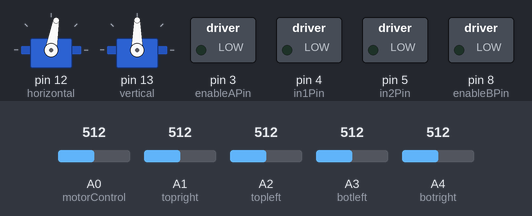
The sketch below on a simulated Arduino Uno, built with avr-gcc and run on an emulated ATmega328P. Shown: 2 × servo, switched loads named in the sketch (green lamp = pin HIGH). Inputs (shaded band) come from the test bench; at power-on: A1 (topright) = 512, A0 (motorControl) = 512, A3 (botleft) = 512, A4 (botright) = 512, A2 (topleft) = 512.

Above: at 1.2 s.
1.3 s: A1 (topright) set to 681
2.8 s: A1 (topright) set to 705
At 4.47 s:
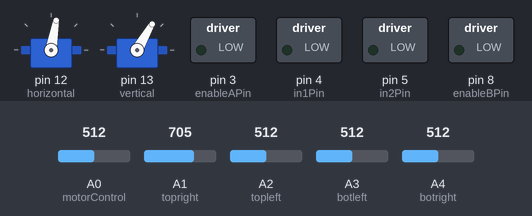
5.8 s: A0 (motorControl) set to 540
At 6.39 s:
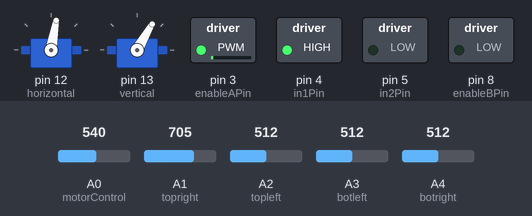
8.8 s: A3 (botleft) set to 540
At 9.4 s:
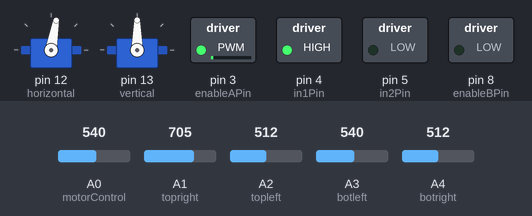
10.3 s: A4 (botright) set to 543
At 10.91 s:
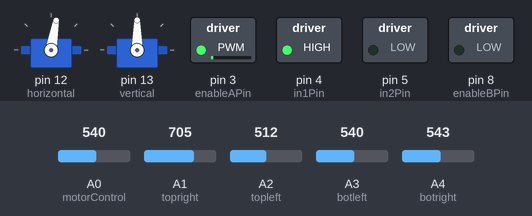
13.3 s: A2 (topleft) set to 110
At 13.53 s:
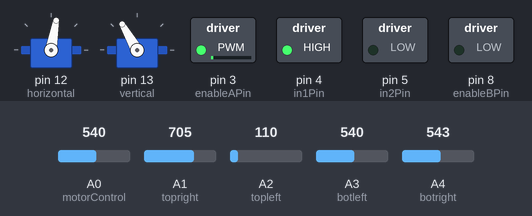
Timing chart, 0 to 17.3 s (numbered marks = the images above; inputs shaded):
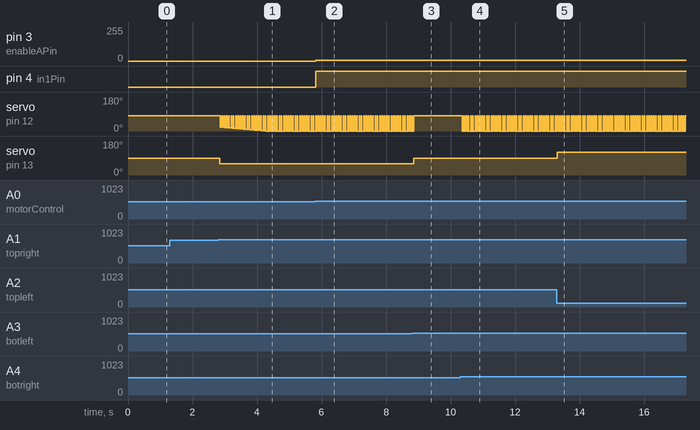

The sketch:

solar_chaser.ino
```cpp
#include <Servo.h>

// motor/joystick constants
int enableAPin = 3;
int in1Pin = 4;
int in2Pin = 5;
int enableBPin = 8;
int in4Pin = 9;
int in3Pin = 10;

// solar tracker constants
Servo horizontal; // horizontal servo
int servoh = 90;
int servohLimitHigh = 20;
int servohLimitLow = 160;

Servo vertical; // vertical servo
int servov = 90;
int servovLimitHigh = 60;
int servovLimitLow = 120;

// photoresistor pin connections
int topleft = A2; // yellow
int topright = A1; // orange
int botleft = A3; // green
int botright = A4; // blue


void setup() {
  pinMode(enableAPin, OUTPUT);
  pinMode(in1Pin, OUTPUT);
  pinMode(in2Pin, OUTPUT);

  horizontal.attach(12);
  vertical.attach(13);

  Serial.begin(9600);
}

void loop() {
  motorControl();

  // intiate servos
  horizontal.write(80);
  vertical.write(90);
  solarTrack();
}

void motorControl() {
  int motorPWMSpeed = 0;
  int joystickValue = analogRead(A0);   //Joystick gives values ranging from 0 to 1023. So we will consider center value as 512 and lets keep some deadband at center.

  if (joystickValue >= 530)           //This will move motor in forward direction
  {
    motorPWMSpeed = map(joystickValue, 530, 1023, 0, 255);
    digitalWrite(in1Pin, HIGH);
    digitalWrite(in2Pin, LOW);
    analogWrite(enableAPin, motorPWMSpeed);

    digitalWrite(in4Pin, HIGH);
    digitalWrite(in3Pin, LOW);
    analogWrite(enableBPin, motorPWMSpeed);
  }
  else if (joystickValue <= 490)      //This will move motor in reverse direction
  {
    motorPWMSpeed = map(joystickValue, 490, 0, 0, 255);
    digitalWrite(in1Pin, LOW);
    digitalWrite(in2Pin, HIGH);
    analogWrite(enableAPin, motorPWMSpeed);

    digitalWrite(in4Pin, LOW);
    digitalWrite(in3Pin, HIGH);
    analogWrite(enableBPin, motorPWMSpeed);
  }
  else                                 //Stop the motor
  {
    digitalWrite(in1Pin, LOW);
    digitalWrite(in2Pin, LOW);
    digitalWrite(in4Pin, LOW);
    digitalWrite(in3Pin, LOW);
  }
}

void solarTrack() {
  int lt = analogRead(topleft); // top left
  int rt = analogRead(topright); // top right
  int ld = analogRead(botleft); // down left
  int rd = analogRead(botright); // down right
  int dtime = 50; int tol = 90; // dtime=diffirence time, tol=toleransi
  int avt = (lt + rt) / 2; // average value top
  int avd = (ld + rd) / 2; // average value down
  int avl = (lt + ld) / 2; // average value left
  int avr = (rt + rd) / 2; // average value right
  int dvert = avt - avd; // check the diffirence of up and down
  int dhoriz = avl - avr;// check the diffirence og left and rigt

  if (-1*tol > dvert || dvert > tol) {
    if (avt > avd) {
      servov = ++servov;
    if (servov > servovLimitHigh)
      {servov = servovLimitHigh;}
    }
  else if (avt < avd)
    {servov= --servov;
    if (servov < servovLimitLow)
      { servov = servovLimitLow;}
    }
    vertical.write(servov);
  }
  if (-1*tol > dhoriz || dhoriz > tol) // check if the diffirence is in the tolerance else change horizontal angle
  {
    if (avl > avr) {
      servoh = ++servoh;
      delay(20);
      if (servoh < servohLimitLow) {
        servoh = servohLimitLow;
      }
    }
    else if (avl < avr) {
      servoh = --servoh;
      delay(20);
      if (servoh > servohLimitHigh) {
        servoh = servohLimitHigh;
      }
    }
    else if (avl = avr) {
      delay(5000);
      }
    horizontal.write(servoh);
    }
  delay(dtime);
}
```

Measured:
- the behaviour switches between 693 and 694 on A1 (topright) (found by bisection; images 0 and 1)
- the behaviour switches between 523 and 524 on A3 (botleft) (found by bisection; images 2 and 3)
- the behaviour switches between 528 and 529 on A4 (botright) (found by bisection; images 3 and 4)
- after the input at 1.3 s, every drawn part: stays the same
- after the input at 2.8 s, servo on pin 12 (horizontal): ramps from 0° to 80° and jumps back, once every 0.07 s; servo on pin 13 (vertical): 90° → 60° at once
- after the input at 5.8 s, pin 3 (enableAPin): 0/255 → 5/255 at once; pin 4 (in1Pin): LOW → HIGH at once
- after the input at 8.8 s, servo on pin 12 (horizontal): goes on until 8.9 s, then stays 80°; servo on pin 13 (vertical): 60° → 90° after 0.06 s
- after the input at 10.3 s, servo on pin 12 (horizontal): alternates 80° for 0.02 s and 0° for 0.05 s, starting after 0.06 s
- after the input at 13.3 s, servo on pin 13 (vertical): 90° → 120° at once
